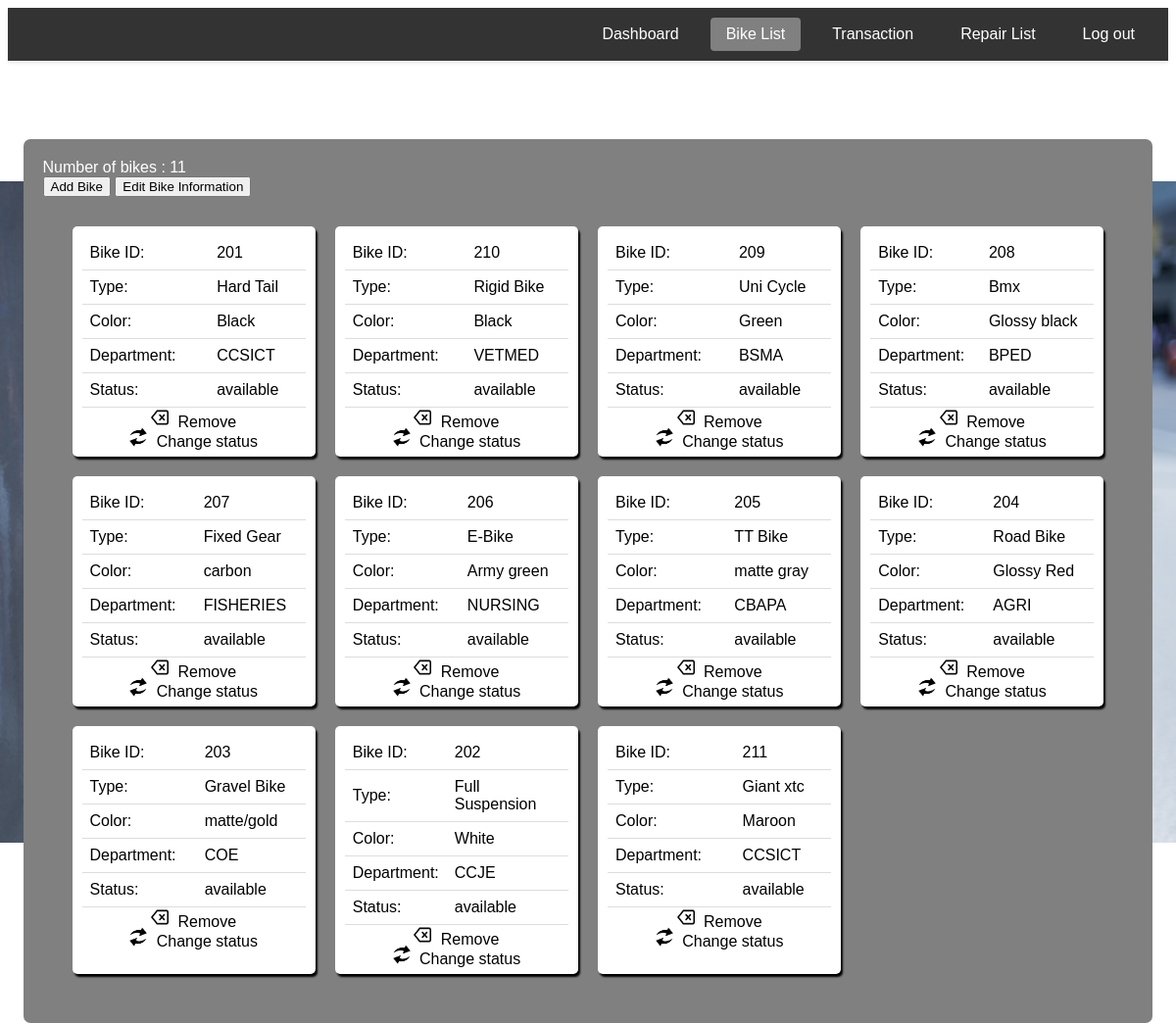
Screenshot of /bikelist.php with the database file from the repository.
### tables this page shows
CREATE TABLE `bikeinfo` (
  `bikeid` int(6) NOT NULL,
  `biketype` varchar(20) DEFAULT NULL,
  `bikecolor` varchar(20) DEFAULT NULL,
  `bikedep` varchar(20) DEFAULT NULL,
  `stat` set('available','borrowed','repair') NOT NULL DEFAULT 'available',
  `count` int(11) NOT NULL
);

### bikelist.php (the view, shortened to what this page needs)
<?php
require_once 'connection.php';
$sql = "SELECT * FROM bikeinfo order by stat desc";
$result = $conn->query($sql);
?>
<!DOCTYPE html>
<html lang="en">
<head>
    <link rel="stylesheet" href="style.css" class="rel">
</head>
<body>
<div class="navbar">
  <a href="dashboard.php">Dashboard</a>
  <a class="active" href="bikelist.php">Bike List</a>
  <a href="historylist.php">Transaction</a>
  <a href="repairlist.php">Repair List</a>
  <a href="login.php" onclick="return confirm('Are you sure you want to log out?')">Log out</a>
</div>
    <center><h1> Bike List</h1></center>
    <div class="box">
        <div class="flex">
             <?php echo "Number of bikes : " . $result->num_rows . "   " ?>
    <div class="show">
    <button onclick="showadd()">Add Bike</button>
    <button onclick="updatebike()">Edit Bike Information</button>
</div>
   </div>
<div class="grid-container">
    <?php
    if ($result->num_rows > 0) {
        while ($row = $result->fetch_assoc()) {
            echo "<div class='grid-item'>";
            echo "<table>";
            echo "<tr><td>Bike ID:</td><td>" . $row["bikeid"] . "</td></tr>";
            echo "<tr><td>Type:</td><td>" . $row["biketype"] . "</td></tr>";
            echo "<tr><td>Color:</td><td>" . $row["bikecolor"] . "</td></tr>";
            echo "<tr><td>Department:</td><td>" . $row["bikedep"] . "</td></tr>";
            echo "<tr><td>Status:</td><td>" . $row["stat"] . " </td></tr>";
            echo "</table>";
            ?>
            <center>
            <a href="javascript:delete_id(<?php echo $row["bikeid"]; ?>)" style='text-decoration:none'><img src="delete.png" alt="Delete" class='icon' />
            <span class='remove-text' >Remove</span>
        </a><br>
        <a href="javascript:upstat(<?php echo $row["bikeid"]; ?>)" style='text-decoration:none'><img src="up.png" alt="up" class='icon' />
        <span class='remove-text' >Change status</span>
    </a></center>
            <?php
            echo "</div>";
        }
    } else {
        echo "<p> No results found. </p>";
    }
    ?>
</div>
    </body>
</html>

### style.css (style rules this page uses)
.navbar { background-color: #333; display: flex; justify-content: flex-end; padding: 10px; box-shadow: 0 2px 4px rgba(0, 0, 0, 0.1); }
.navbar a { color: #fff; text-decoration: none; padding: 8px 16px; margin: 0 8px; border-radius: 4px; transition: background-color 0.3s ease; }
.active { background-color: gray; }
body { height: 100%; font-family: Poppins-Regular, sans-serif; background-image: url("bgimage.png"); background-repeat: no-repeat; background-attachment: fixed; background-position: center; background-size: 100%; }
h1 { color:white; }
.box { color:white; padding:20px; border-radius:7px; width:94%; background-color:gray; margin:auto; }
table { width: 100%; border-collapse: collapse; }
th, td { padding: 8px; text-align: left; border-bottom: 1px solid #ddd; }

### bikelist.php (style rules this page uses)
::placeholder { color: white; font-family: Arial; }
.grid-container { display: grid; grid-template-columns: repeat(4, minmax(0, 1fr)); grid-gap: 20px; border-radius: 10px; box-shadow: 0 2px 4px rgba(0, 3px, 5px, 0.2); padding: 30px; background-color: RGB (240, 240, 240); }
.grid-item { border-radius: 5px; padding: 10px; background-color: #ffffff; line-height: 0.1; flex-direction: column; align-items: flex-start; justify-content: center; box-shadow:2px 3px 2px black; }
.icon { width: 18px; height: 20px; margin-right: 5px; }
.remove-text, .repair-text { display: inline; color:black; }

### rows the page displays
bikeinfo: bikeid "201", biketype "Hard Tail", bikecolor "Black", bikedep "CCSICT", stat "available"
bikeinfo: bikeid "210", biketype "Rigid Bike", bikecolor "Black", bikedep "VETMED", stat "available"
bikeinfo: bikeid "209", biketype "Uni Cycle", bikecolor "Green", bikedep "BSMA", stat "available"
bikeinfo: bikeid "208", biketype "Bmx", bikecolor "Glossy black", bikedep "BPED", stat "available"
bikeinfo: bikeid "207", biketype "Fixed Gear", bikecolor "carbon", bikedep "FISHERIES", stat "available"
bikeinfo: bikeid "206", biketype "E-Bike", bikecolor "Army green", bikedep "NURSING", stat "available"
bikeinfo: bikeid "205", biketype "TT Bike", bikecolor "matte gray", bikedep "CBAPA", stat "available"
bikeinfo: bikeid "204", biketype "Road Bike", bikecolor "Glossy Red", bikedep "AGRI", stat "available"
bikeinfo: bikeid "203", biketype "Gravel Bike", bikecolor "matte/gold", bikedep "COE", stat "available"
bikeinfo: bikeid "202", biketype "Full Suspension", bikecolor "White", bikedep "CCJE", stat "available"
bikeinfo: bikeid "211", biketype "Giant xtc", bikecolor "Maroon", bikedep "CCSICT", stat "available"

### other values shown
$result->num_rows "11"
